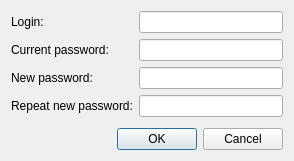
<?xml version="1.0" encoding="UTF-8"?>
<ui version="4.0">
 <class>ChangeUserPasswordDialog</class>
 <widget class="QDialog" name="ChangeUserPasswordDialog">
  <property name="geometry">
   <rect>
    <x>0</x>
    <y>0</y>
    <width>294</width>
    <height>161</height>
   </rect>
  </property>
  <property name="windowTitle">
   <string>Change user password</string>
  </property>
  <property name="modal">
   <bool>false</bool>
  </property>
  <layout class="QVBoxLayout" name="verticalLayout">
   <item>
    <layout class="QGridLayout" name="gridLayout">
     <item row="0" column="0">
      <widget class="QLabel" name="label_login">
       <property name="text">
        <string>Login:</string>
       </property>
      </widget>
     </item>
     <item row="0" column="1">
      <widget class="QLineEdit" name="lineEdit_user_login">
       <property name="readOnly">
        <bool>true</bool>
       </property>
      </widget>
     </item>
     <item row="1" column="0">
      <widget class="QLabel" name="label">
       <property name="text">
        <string>Current password:</string>
       </property>
      </widget>
     </item>
     <item row="1" column="1">
      <widget class="QLineEdit" name="lineEdit_current_password">
       <property name="echoMode">
        <enum>QLineEdit::Password</enum>
       </property>
      </widget>
     </item>
     <item row="2" column="0">
      <widget class="QLabel" name="label_password">
       <property name="text">
        <string>New password:</string>
       </property>
      </widget>
     </item>
     <item row="2" column="1">
      <widget class="QLineEdit" name="lineEdit_new_password1">
       <property name="echoMode">
        <enum>QLineEdit::Password</enum>
       </property>
      </widget>
     </item>
     <item row="3" column="0">
      <widget class="QLabel" name="label_password_repeat">
       <property name="text">
        <string>Repeat new password:</string>
       </property>
      </widget>
     </item>
     <item row="3" column="1">
      <widget class="QLineEdit" name="lineEdit_new_password2">
       <property name="echoMode">
        <enum>QLineEdit::Password</enum>
       </property>
      </widget>
     </item>
    </layout>
   </item>
   <item>
    <spacer name="verticalSpacer">
     <property name="orientation">
      <enum>Qt::Vertical</enum>
     </property>
     <property name="sizeHint" stdset="0">
      <size>
       <width>20</width>
       <height>40</height>
      </size>
     </property>
    </spacer>
   </item>
   <item>
    <widget class="QDialogButtonBox" name="buttonBox">
     <property name="orientation">
      <enum>Qt::Horizontal</enum>
     </property>
     <property name="standardButtons">
      <set>QDialogButtonBox::Cancel|QDialogButtonBox::Ok</set>
     </property>
    </widget>
   </item>
  </layout>
 </widget>
 <resources/>
 <connections/>
</ui>
